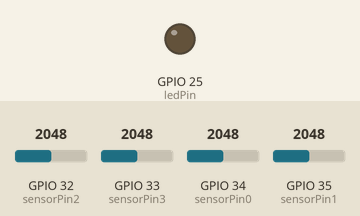
This sketch was run on a simulated ESP32. Shown: output pins drawn as LEDs (lit = HIGH). The inputs (shaded band) are chosen by the test bench; at power-on: GPIO 32 (sensorPin2) = 2048, GPIO 33 (sensorPin3) = 2048, GPIO 34 (sensorPin0) = 2048, GPIO 35 (sensorPin1) = 2048. WiFi joins after 1.5 s; servers stay silent unless stated; the Firebase database answers and starts empty; what the sketch prints to the serial monitor is not drawn.

Above: at 0.1 s.
At 1.7 s:
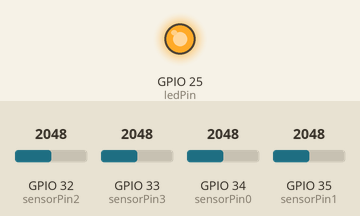
At 2.75 s:
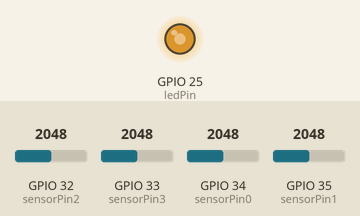
At 3.76 s:
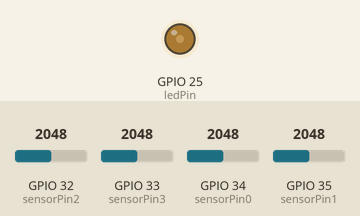
Timing chart, 0 to 6.0 s (numbered marks = the images above):
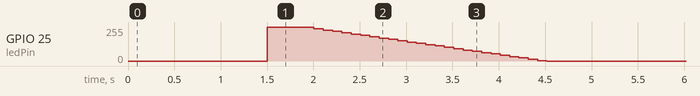

Measured:
- by itself, GPIO 25 (ledPin): 0/255 → 255/255 at 1.5 s, → 252/255 0.40 s later, → 242/255 0.10 s later, → 232/255 0.10 s later, … (28 changes in this stretch)

The sketch:

POD-Unit_Main_PhotoAI_v005.ino
```cpp
#include <WiFi.h>
#include <Firebase_ESP_Client.h>

// WiFi
const char* ssid = "MEO-2hzF96460";
const char* password = "FpxA9bv8";

// Firebase
#define FIREBASE_HOST "booking-ee47f-default-rtdb.europe-west1.firebasedatabase.app"
#define FIREBASE_AUTH "m3uCFaiui2EXuQdpZGuuIgwgarKXH5lojbhUgF5b"

// Имя устройства
const String device_id = "Pod_01_base_01";

// Пины
const int sensorPin0 = 34;
const int sensorPin1 = 35;
const int sensorPin2 = 32;
const int sensorPin3 = 33;
const int ledPin = 25;

// Буфер (максимум 600 показаний)
const int max_buffer_size = 600;
int buffer0[max_buffer_size];
int buffer1[max_buffer_size];
int buffer2[max_buffer_size];
int buffer3[max_buffer_size];
int buffer_index = 0;

// Настройки (начальные)
int min_light = 0;
int target_light = 1000;
int light_threshold = 1300;
int send_interval = 5;
int qty_reading_sensors_in_second = 10;
int sensor_buffer_time = 5;
int manual_override = 0;   // 0 = авто, 1 = ручной
int manual_toggle = 0;     // 0 = выкл, 1 = вкл (только в ручном)

// Вычисляемый размер буфера
int current_buffer_size = 50;

// Яркость
int current_brightness = 0;

// Firebase
FirebaseData fbdo;
FirebaseAuth auth;
FirebaseConfig config;

void setup() {
  Serial.begin(115200);

  WiFi.begin(ssid, password);
  while (WiFi.status() != WL_CONNECTED) {
    delay(500);
    Serial.print(".");
  }
  Serial.println("WiFi connected");

  ledcAttach(ledPin, 5000, 8);

  // Буфер нулями
  int i;
  for (i = 0; i < max_buffer_size; i++) {
    buffer0[i] = 0;
    buffer1[i] = 0;
    buffer2[i] = 0;
    buffer3[i] = 0;
  }

  // Firebase
  config.database_url = FIREBASE_HOST;
  config.signer.tokens.legacy_token = FIREBASE_AUTH;
  Firebase.begin(&config, &auth);
  Firebase.reconnectWiFi(true);

  Serial.println("Ready");
}

void loop() {
  // Чтение датчиков
  buffer0[buffer_index] = analogRead(sensorPin0);
  buffer1[buffer_index] = analogRead(sensorPin1);
  buffer2[buffer_index] = analogRead(sensorPin2);
  buffer3[buffer_index] = analogRead(sensorPin3);

  buffer_index = buffer_index + 1;
  if (buffer_index >= current_buffer_size) {
    buffer_index = 0;
  }

  // Средние по current_buffer_size
  int sum0 = 0;
  int sum1 = 0;
  int sum2 = 0;
  int sum3 = 0;
  int j;
  for (j = 0; j < current_buffer_size; j++) {
    sum0 = sum0 + buffer0[j];
    sum1 = sum1 + buffer1[j];
    sum2 = sum2 + buffer2[j];
    sum3 = sum3 + buffer3[j];
  }
  int avg0 = sum0 / current_buffer_size;
  int avg1 = sum1 / current_buffer_size;
  int avg2 = sum2 / current_buffer_size;
  int avg3 = sum3 / current_buffer_size;
  int avg = (avg0 + avg1 + avg2 + avg3) / 4;

  // Чтение настроек каждые 10 сек
  static unsigned long last_read = 0;
  unsigned long now = millis();
  if (now - last_read > 10000) {
    String light_path = "devices/" + device_id + "/settings/light_mapping/";
    String conn_path = "devices/" + device_id + "/settings/connection_package/";
    String mode_path = "devices/" + device_id + "/settings/light_mode/";

    Firebase.RTDB.getInt(&fbdo, light_path + "min_light", &min_light);
    Firebase.RTDB.getInt(&fbdo, light_path + "target_light", &target_light);
    Firebase.RTDB.getInt(&fbdo, light_path + "light_threshold", &light_threshold);

    Firebase.RTDB.getInt(&fbdo, conn_path + "send_interval", &send_interval);
    Firebase.RTDB.getInt(&fbdo, conn_path + "qty_reading_sensors_in_second", &qty_reading_sensors_in_second);
    Firebase.RTDB.getInt(&fbdo, conn_path + "sensor_buffer_time", &sensor_buffer_time);

    // Новые параметры ручного управления
    Firebase.RTDB.getInt(&fbdo, mode_path + "manual_override", &manual_override);
    Firebase.RTDB.getInt(&fbdo, mode_path + "manual_toggle", &manual_toggle);

    // Пересчёт размера буфера
    current_buffer_size = sensor_buffer_time * qty_reading_sensors_in_second;
    if (current_buffer_size < 1) current_buffer_size = 1;
    if (current_buffer_size > max_buffer_size) current_buffer_size = max_buffer_size;

    last_read = now;
  }

  // Управление LED
  int brightness = 0;

  if (manual_override == 1) {
    // Ручной режим
    if (manual_toggle == 1) {
      brightness = 255;  // Включён полностью
    } else {
      brightness = 0;    // Выключен
    }
  } else {
    // Автоматический режим
    if (avg < light_threshold) {
      brightness = (light_threshold - avg) * 255 / (light_threshold - min_light);
      if (brightness < 0) brightness = 0;
      if (brightness > 255) brightness = 255;

      int error = target_light - avg;
      brightness = brightness + error / 20;
      if (brightness < 0) brightness = 0;
      if (brightness > 255) brightness = 255;
    }
  }

  ledcWrite(ledPin, brightness);
  current_brightness = brightness;

  // Отправка данных
  static unsigned long last_send = 0;
  if (now - last_send > (send_interval * 1000)) {
    String base_path = "devices/" + device_id + "/";
    Firebase.RTDB.setInt(&fbdo, base_path + "avg_light", avg);
    Firebase.RTDB.setInt(&fbdo, base_path + "brightness", current_brightness);
    Firebase.RTDB.setInt(&fbdo, base_path + "timestamp", now / 1000);

    String sensors_path = base_path + "sensors/";
    Firebase.RTDB.setInt(&fbdo, sensors_path + "sensor0", avg0);
    Firebase.RTDB.setInt(&fbdo, sensors_path + "sensor1", avg1);
    Firebase.RTDB.setInt(&fbdo, sensors_path + "sensor2", avg2);
    Firebase.RTDB.setInt(&fbdo, sensors_path + "sensor3", avg3);

    last_send = now;
  }

  // Задержка по частоте чтения
  int read_delay = 1000 / qty_reading_sensors_in_second;
  if (read_delay < 10) read_delay = 10;
  delay(read_delay);
}
```
